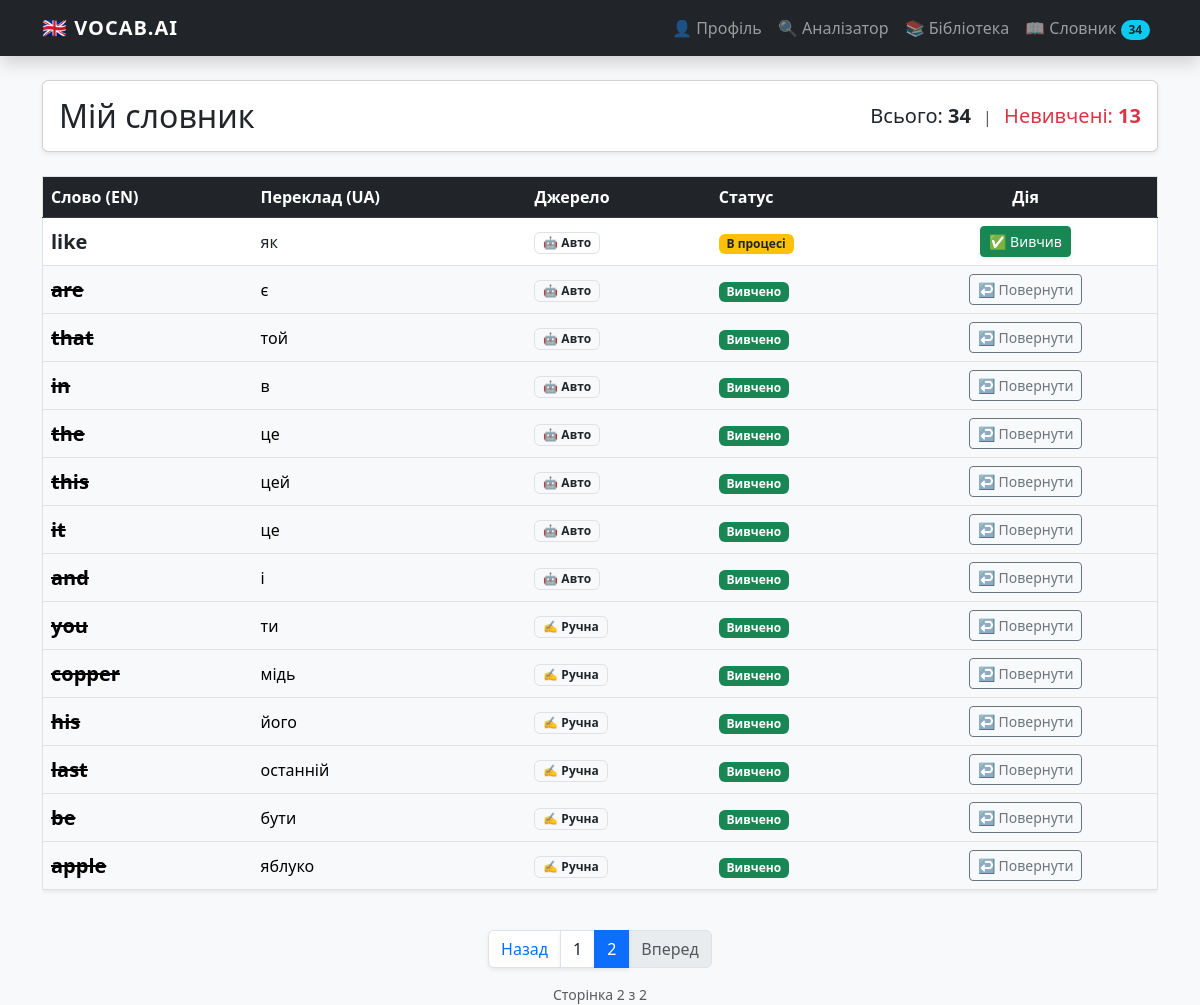
Page /dictionary/?page=2 (signed in) on the committed database.
### vocabulary/models.py (models this page shows, shortened)
class Word(models.Model):
    SOURCE_CHOICES = [
        ('manual', 'Вручну'),
        ('auto', 'Аналізатор'),
    ]
    class Meta:
        ordering = ['is_learned', '-created_at']
    user = models.ForeignKey(User, on_delete=models.CASCADE)
    english_word = models.CharField(max_length=100)
    ukrainian_translation = models.CharField(max_length=100)
    created_at = models.DateTimeField(auto_now_add=True)
    source = models.CharField(max_length=10, choices=SOURCE_CHOICES, default='manual')
    is_learned = models.BooleanField(default=False)

### vocabulary/views.py (the view)
# urls.py: path('dictionary/', views.word_list, name='word_list'),  # Словник тепер тут
def word_list(request):
    all_words = Word.objects.filter(user=request.user).order_by('-created_at')
    total_count = all_words.count()
    unlearned_count = all_words.filter(is_learned=False).count()
    paginator = Paginator(all_words, 20)
    page_number = request.GET.get('page')
    page_obj = paginator.get_page(page_number)
    context = {
        'page_obj': page_obj,
        'total_count': total_count,  # Передаємо в шаблон
        'unlearned_count': unlearned_count,  # Передаємо в шаблон
    }
    return render(request, 'vocabulary/word_list.html', context)

### vocabulary/context_processors.py (called while the page is built)
def global_stats(request):
    if request.user.is_authenticated:
        return {
            'navbar_word_count': Word.objects.filter(user=request.user).count()
        }
    return {'navbar_word_count': 0}

### vocabulary/templates/vocabulary/word_list.html (shortened to what this page needs)
{% extends 'base.html' %}
{% block content %}
<div class="card shadow-sm mb-4">
    <div class="card-body d-flex justify-content-between align-items-center">
        <h2 class="mb-0">Мій словник</h2>
        <div class="text-end">
            <span class="fs-5">Всього: <strong>{{ total_count }}</strong></span>
            <span class="mx-2 text-muted">|</span>
            <span class="fs-5 text-danger">Невивчені: <strong>{{ unlearned_count }}</strong></span>
        </div>
    </div>
</div>
<div class="table-responsive">
    <table class="table table-hover align-middle bg-white border shadow-sm">
        <thead class="table-dark">
            <tr>
                <th>Слово (EN)</th>
                <th>Переклад (UA)</th>
                <th>Джерело</th>
                <th>Статус</th>
                <th class="text-center">Дія</th>
            </tr>
        </thead>
        <tbody>
            {% for word in page_obj %}
            <tr class="{% if word.is_learned %}table-light text-muted{% endif %}">
                <td class="fw-bold fs-5">
                    {% if word.is_learned %}
                        <del>{{ word.english_word }}</del>
                    {% else %}
                        {{ word.english_word }}
                    {% endif %}
                </td>
                <td>{{ word.ukrainian_translation }}</td>
                <td>
                    {% if word.source == 'auto' %}
                        <span class="badge bg-outline-secondary text-dark border">🤖 Авто</span>
                    {% else %}
                        <span class="badge bg-outline-primary text-dark border">✍️ Ручна</span>
                    {% endif %}
                </td>
                <td>
                    {% if word.is_learned %}
                        <span class="badge bg-success">Вивчено</span>
                    {% else %}
                        <span class="badge bg-warning text-dark">В процесі</span>
                    {% endif %}
                </td>
                <td class="text-center">
                    <form action="{% url 'toggle_word_learned' word.pk %}" method="post">
                        <button type="submit" class="btn btn-sm {% if word.is_learned %}btn-outline-secondary{% else %}btn-success shadow-sm{% endif %}">
                            {% if word.is_learned %}↩️ Повернути{% else %}✅ Вивчив{% endif %}
                        </button>
                    </form>
                </td>
            </tr>
            {% empty %}
            <tr>
                <td colspan="5" class="text-center p-5 text-muted">Словник поки порожній. Час щось проаналізувати!</td>
            </tr>
            {% endfor %}
        </tbody>
    </table>
</div>
{% if page_obj.has_other_pages %}
<nav aria-label="Page navigation" class="mt-4">
    <ul class="pagination justify-content-center">
        {% if page_obj.has_previous %}
            <li class="page-item">
                <a class="page-link shadow-sm" href="?page={{ page_obj.previous_page_number }}">Назад</a>
            </li>
        {% else %}
            <li class="page-item disabled">
                <span class="page-link text-muted">Назад</span>
            </li>
        {% endif %}
        {% for num in page_obj.paginator.page_range %}
            {% if page_obj.number == num %}
                <li class="page-item active" aria-current="page">
                    <span class="page-link shadow-sm border-primary">{{ num }}</span>
                </li>
            {% elif num > page_obj.number|add:'-3' and num < page_obj.number|add:'3' %}
                <li class="page-item">
                    <a class="page-link shadow-sm text-dark" href="?page={{ num }}">{{ num }}</a>
                </li>
            {% endif %}
        {% endfor %}
        {% if page_obj.has_next %}
            <li class="page-item">
                <a class="page-link shadow-sm" href="?page={{ page_obj.next_page_number }}">Вперед</a>
            </li>
        {% else %}
            <li class="page-item disabled">
                <span class="page-link text-muted">Вперед</span>
            </li>
        {% endif %}
    </ul>
</nav>
<div class="text-center text-muted small mt-2">
    Сторінка {{ page_obj.number }} з {{ page_obj.paginator.num_pages }}
</div>
{% endif %}
{% endblock %}

### vocabulary/templates/base.html (style rules this page uses)
body { padding-top: 80px; background-color: #f8f9fa; }

### rows in the picture
Word: english_word "like", ukrainian_translation "як", source "🤖 Авто", is_learned "В процесі"
Word: english_word "are", ukrainian_translation "є", source "🤖 Авто", is_learned "Вивчено"
Word: english_word "that", ukrainian_translation "той", source "🤖 Авто", is_learned "Вивчено"
Word: english_word "in", ukrainian_translation "в", source "🤖 Авто", is_learned "Вивчено"
Word: english_word "the", ukrainian_translation "це", source "🤖 Авто", is_learned "Вивчено"
Word: english_word "this", ukrainian_translation "цей", source "🤖 Авто", is_learned "Вивчено"
Word: english_word "it", ukrainian_translation "це", source "🤖 Авто", is_learned "Вивчено"
Word: english_word "and", ukrainian_translation "і", source "🤖 Авто", is_learned "Вивчено"
Word: english_word "you", ukrainian_translation "ти", source "✍️ Ручна", is_learned "Вивчено"
Word: english_word "copper", ukrainian_translation "мідь", source "✍️ Ручна", is_learned "Вивчено"
Word: english_word "his", ukrainian_translation "його", source "✍️ Ручна", is_learned "Вивчено"
Word: english_word "last", ukrainian_translation "останній", source "✍️ Ручна", is_learned "Вивчено"
Word: english_word "be", ukrainian_translation "бути", source "✍️ Ручна", is_learned "Вивчено"
Word: english_word "apple", ukrainian_translation "яблуко", source "✍️ Ручна", is_learned "Вивчено"

### other values in the picture
{{ navbar_word_count }} "34"
{{ total_count }} "34"
{{ unlearned_count }} "13"
{{ num }} "1"
{{ num }} "2"
{{ page_obj.number }} "2"
{{ page_obj.paginator.num_pages }} "2"
